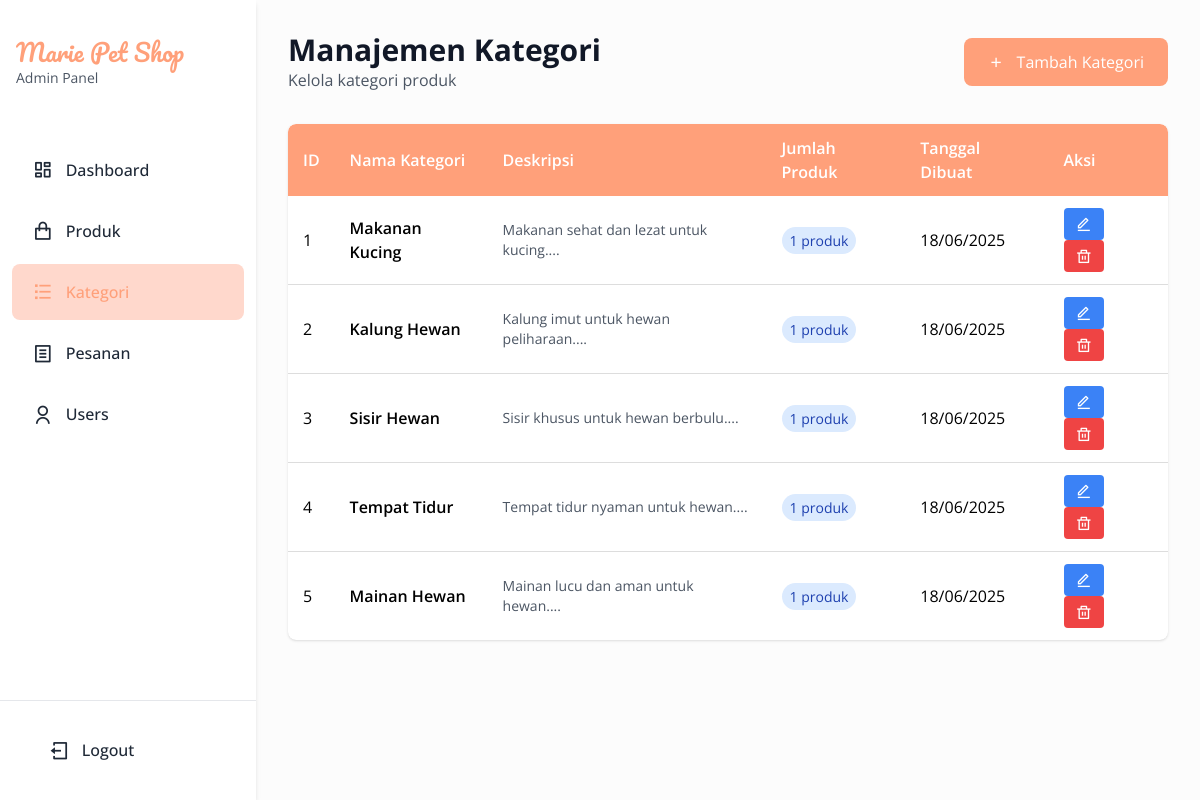
Screenshot of /admin/categories.php (signed in) with the database file from the repository.
### tables this page shows
CREATE TABLE `categories` (
  `id` int(11) NOT NULL,
  `name` varchar(100) NOT NULL,
  `description` text DEFAULT NULL,
  `created_at` timestamp NOT NULL DEFAULT current_timestamp()
);

### admin/categories.php (the view, shortened to what this page needs)
<?php
$database = new Database();
$db = $database->getConnection();
$query = "SELECT c.*, COUNT(p.id) as product_count
          FROM categories c
          LEFT JOIN products p ON c.id = p.category_id
          GROUP BY c.id
          ORDER BY c.created_at DESC";
$stmt = $db->prepare($query);
$stmt->execute();
$categories = $stmt->fetchAll(PDO::FETCH_ASSOC);
?>
<!DOCTYPE html>
<html lang="en">
<head>
    <script src="https://cdn.tailwindcss.com"></script>
    <link rel="stylesheet" href="https://cdnjs.cloudflare.com/ajax/libs/remixicon/4.6.0/remixicon.min.css" />
</head>
<body>
    <div class="sidebar">
        <div class="logo-container">
            <h1 class="logo-text text-2xl text-primary">Marie Pet Shop</h1>
            <p class="text-sm text-gray-600">Admin Panel</p>
        </div>
        <nav>
            <a href="dashboard.php">
                <i class="ri-dashboard-line"></i>
                Dashboard
            </a>
            <a href="products.php">
                <i class="ri-shopping-bag-line"></i>
                Produk
            </a>
            <a href="categories.php" class="active">
                <i class="ri-list-check"></i>
                Kategori
            </a>
            <a href="orders.php">
                <i class="ri-file-list-line"></i>
                Pesanan
            </a>
            <a href="users.php">
                <i class="ri-user-line"></i>
                Users
            </a>
        </nav>
        <div class="logout-section">
            <a href="../auth/logout.php">
                <i class="ri-logout-box-line"></i>
                Logout
            </a>
        </div>
    </div>
    <div class="content">
        <div class="flex justify-between items-center mb-8">
            <div>
                <h1 class="text-3xl font-bold text-gray-900">Manajemen Kategori</h1>
                <p class="text-gray-600">Kelola kategori produk</p>
            </div>
            <button onclick="openAddModal()" class="bg-primary text-white px-6 py-3 rounded-button hover:bg-secondary transition-colors">
                <i class="ri-add-line mr-2"></i>
                Tambah Kategori
            </button>
        </div>
        <div class="bg-white rounded-lg shadow overflow-hidden">
            <table>
                <thead>
                    <tr>
                        <th>ID</th>
                        <th>Nama Kategori</th>
                        <th>Deskripsi</th>
                        <th>Jumlah Produk</th>
                        <th>Tanggal Dibuat</th>
                        <th>Aksi</th>
                    </tr>
                </thead>
                <tbody>
                    <?php foreach ($categories as $category): ?>
                    <tr>
                        <td><?php echo $category['id']; ?></td>
                        <td>
                            <div class="font-semibold"><?php echo $category['name']; ?></div>
                        </td>
                        <td>
                            <div class="text-sm text-gray-600">
                                <?php echo $category['description'] ? substr($category['description'], 0, 50) . '...' : '-'; ?>
                            </div>
                        </td>
                        <td>
                            <span class="px-2 py-1 bg-blue-100 text-blue-800 rounded-full text-sm">
                                <?php echo $category['product_count']; ?> produk
                            </span>
                        </td>
                        <td><?php echo date('d/m/Y', strtotime($category['created_at'])); ?></td>
                        <td>
                            <button onclick="editCategory(<?php echo htmlspecialchars(json_encode($category)); ?>)"
                                    class="bg-blue-500 text-white px-3 py-1 rounded mr-2 hover:bg-blue-600">
                                <i class="ri-edit-line"></i>
                            </button>
                            <button onclick="deleteCategory(<?php echo $category['id']; ?>, <?php echo $category['product_count']; ?>)"
                                    class="bg-red-500 text-white px-3 py-1 rounded hover:bg-red-600">
                                <i class="ri-delete-bin-line"></i>
                            </button>
                        </td>
                    </tr>
                    <?php endforeach; ?>
                </tbody>
            </table>
        </div>
    </div>
</body>
</html>

### admin/categories.php (style rules this page uses)
body { font-family: 'Open Sans', sans-serif; background-color: #FFF5F7; display: flex; min-height: 100vh; padding: 0; }
.logo-text { font-family: 'Pacifico', serif; }
.sidebar { flex-shrink: 0; width: 256px; background-color: white; box-shadow: 0 4px 6px -1px rgba(0, 0, 0, 0.1), 0 2px 4px -1px rgba(0, 0, 0, 0.06); z-index: 50; display: flex; flex-direction: column; padding-top: 20px; min-height: 100vh; align-self: stretch; }
.sidebar .logo-container { padding: 1rem; margin-bottom: 2rem; }
.sidebar nav { flex-grow: 1; }
.sidebar a { display: flex; align-items: center; padding: 12px 20px; color: #1f2937; font-weight: 500; border-radius: 8px; margin: 6px 12px; text-decoration: none; transition: background-color 0.3s ease, color 0.3s ease; }
.sidebar a:hover, .sidebar a.active { background-color: #FFD8CC; color: #FFA07A; }
.sidebar a i { margin-right: 12px; font-size: 1.3rem; }
.sidebar .logout-section { margin-top: auto; padding: 1rem; border-top: 1px solid #e5e7eb; }
.content { flex-grow: 1; padding: 2rem; background-color: #fcfcfc; }
table { border-collapse: collapse; width: 100%; background-color: white; border-radius: 8px; overflow: hidden; box-shadow: 0 4px 6px -1px rgba(0, 0, 0, 0.1), 0 2px 4px -1px rgba(0, 0, 0, 0.06); }
th, td { padding: 12px 15px; text-align: left; }
th { background-color: #FFA07A; color: white; font-weight: 600; border-bottom: none; }
tbody tr { border-bottom: 1px solid #ddd; }
tbody tr:last-child { border-bottom: none; }

### rows the page displays
categories: id "1", name "Makanan Kucing", description "Makanan sehat dan lezat untuk kucing.", product_count "1", created_at "18/06/2025"
categories: id "2", name "Kalung Hewan", description "Kalung imut untuk hewan peliharaan.", product_count "1", created_at "18/06/2025"
categories: id "3", name "Sisir Hewan", description "Sisir khusus untuk hewan berbulu.", product_count "1", created_at "18/06/2025"
categories: id "4", name "Tempat Tidur", description "Tempat tidur nyaman untuk hewan.", product_count "1", created_at "18/06/2025"
categories: id "5", name "Mainan Hewan", description "Mainan lucu dan aman untuk hewan.", product_count "1", created_at "18/06/2025"
